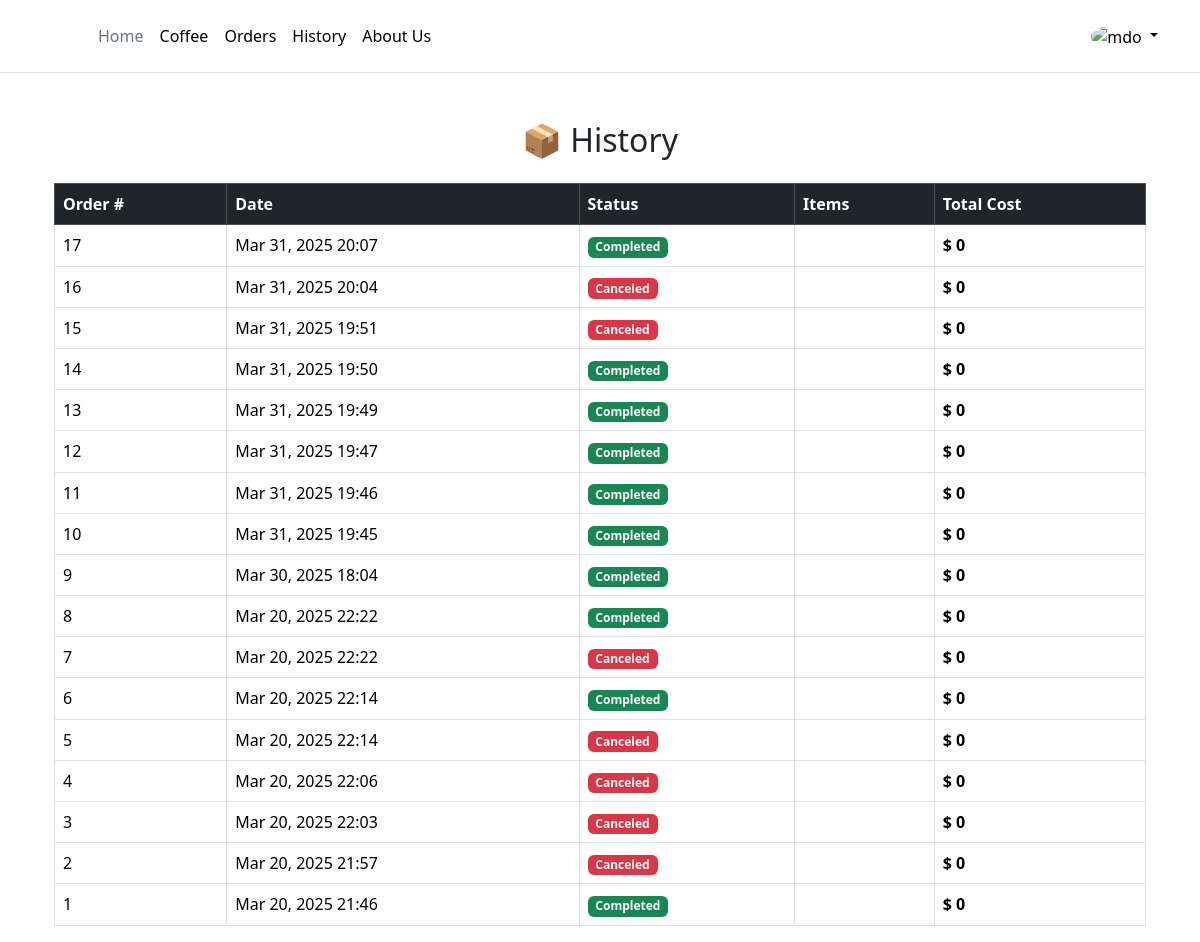
The app's page /history (signed in) with its own data.
### coffee/models.py (models this page shows)
class Order(models.Model):
    user = models.ForeignKey(User, on_delete=models.CASCADE)
    status = models.CharField(
        max_length=20,
        choices=[("pending", "Pending"), ("completed", "Completed"), ("canceled", "Canceled")],
        default="pending"
    )
    created_at = models.DateTimeField(auto_now_add=True)  # Timestamp for order creation
    def total_price(self):
        return sum(item.subtotal() for item in self.items.all())

### coffee/views.py (the view)
# urls.py: path('history', views.history, name='history'),
@login_required
def history(request):
    if request.user.username == 'admin':
        orders = Order.objects.all().exclude(status="pending").order_by("-created_at")
    else:
        orders = Order.objects.filter(user=request.user).exclude(status="pending").order_by("-created_at")
    return render(request, 'history.html',  {"orders": orders})

### templates/history.html (shortened to what this page needs)
{% extends '_partials/base.html' %}
{% load static %}
{% block body %}
<div class="container">
    <div class="container mt-5">
        <h2 class="text-center">📦 History</h2>
        {% if orders %}
        <div class="table-responsive">
            <table class="table table-bordered table-hover mt-3">
                <thead class="table-dark">
                    <tr>
                        <th>Order #</th>
                        <th>Date</th>
                        <th>Status</th>
                        <th>Items</th>
                        <th>Total Cost</th>
                    </tr>
                </thead>
                <tbody>
                    {% for order in orders %}
                    <tr>
                        <td>{{ order.id }}</td>
                        <td>{{ order.created_at|date:"M d, Y H:i" }}</td>
                        <td>
                            {% if order.status == "pending" %}
                            <span class="badge bg-warning">Pending</span>
                            {% elif order.status == "completed" %}
                            <span class="badge bg-success">Completed</span>
                            {% else %}
                            <span class="badge bg-danger">Canceled</span>
                            {% endif %}
                        </td>
                        <td>
                        </td>
                        <td><strong>$ {{ order.total_price }}</strong></td>
                    </tr>
                    {% endfor %}
                </tbody>
            </table>
        </div>
        {% else %}
        <p class="text-center mt-3 text-muted">You have no orders yet.</p>
        {% endif %}
    </div>
</div>
{% endblock %}

### records on screen
Order: id "17", created_at "Mar 31, 2025 20:07", status "Completed", total_price "0"
Order: id "16", created_at "Mar 31, 2025 20:04", status "Canceled", total_price "0"
Order: id "15", created_at "Mar 31, 2025 19:51", status "Canceled", total_price "0"
Order: id "14", created_at "Mar 31, 2025 19:50", status "Completed", total_price "0"
Order: id "13", created_at "Mar 31, 2025 19:49", status "Completed", total_price "0"
Order: id "12", created_at "Mar 31, 2025 19:47", status "Completed", total_price "0"
Order: id "11", created_at "Mar 31, 2025 19:46", status "Completed", total_price "0"
Order: id "10", created_at "Mar 31, 2025 19:45", status "Completed", total_price "0"
Order: id "9", created_at "Mar 30, 2025 18:04", status "Completed", total_price "0"
Order: id "8", created_at "Mar 20, 2025 22:22", status "Completed", total_price "0"
Order: id "7", created_at "Mar 20, 2025 22:22", status "Canceled", total_price "0"
Order: id "6", created_at "Mar 20, 2025 22:14", status "Completed", total_price "0"
Order: id "5", created_at "Mar 20, 2025 22:14", status "Canceled", total_price "0"
Order: id "4", created_at "Mar 20, 2025 22:06", status "Canceled", total_price "0"
Order: id "3", created_at "Mar 20, 2025 22:03", status "Canceled", total_price "0"
Order: id "2", created_at "Mar 20, 2025 21:57", status "Canceled", total_price "0"
Order: id "1", created_at "Mar 20, 2025 21:46", status "Completed", total_price "0"
